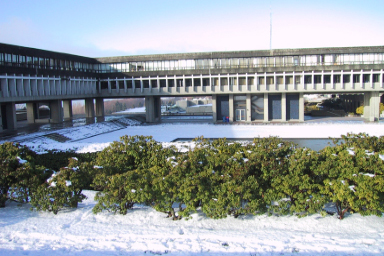
%> input picture cmpt-414/a1/SFU.jpg, 384 x 256 px
$ octave reader.m   (GNU Octave 9; MATLAB toolbox functions it lacks are replaced by stand-ins)
%> lines starting %> are read from the running program, lines starting %| are printed output that depends on the picture; in (x1, y1, x2, y2) boxes, pixels count from 0 and x2, y2 are one past the last pixel; in counts of white or black regions, pixels touching at a corner belong together; the program's own positions count from 1
%%%%%%%%%%%%%%%%%%%%%%%%%%%%%%%%%%%%%%%%%%%%%%%%%%%%%%%%%%%%%%%%%%%%%%%%%%%
% File Name: reader.m
% Description: This script reads in a test image and thresholds it at
%              gray level. You can change the threshold ciThres for
%              different results.
% Environment: Matlab R2007a (may works fine with previous Matlab versions)
% Usage: In Matlab Command Window, type 'reader'.
%%%%%%%%%%%%%%%%%%%%%%%%%%%%%%%%%%%%%%%%%%%%%%%%%%%%%%%%%%%%%%%%%%%%%%%%%%%

% read image
im = imread('SFU.jpg');
%> im is the input picture: size 256x384x3 uint8; mean R, G, B 148.3, 155.4, 156.6

% gray scale, get luminance
im = rgb2gray(im);
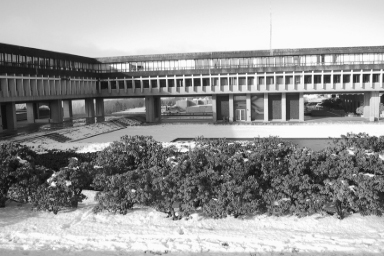
%> im: size 256x384 uint8; min 12, max 254, mean 153.4

% threshold
ciThres = 160;

im2 = zeros(size(im));

% Method 1 -- use loops:
% for i = 1:size(im, 1)
%     for j = 1:size(im, 2)
%         if im(i, j) > ciThres
%             im2(i, j) = 255;
%         else
%             im2(i, j) = 0;
%         end
%     end
% end
%

% Method 2 -- use matrix operation:
%
% "You should try to define steps in the algorithm in terms of matrix
%   manipulations if possible. It is a lot more efficient than iteration."
% [REF] http://www.cs.sfu.ca/CC/414/li/material/work/matlab_tutorial.html
%
  im2(logical(im > ciThres)) = 255;
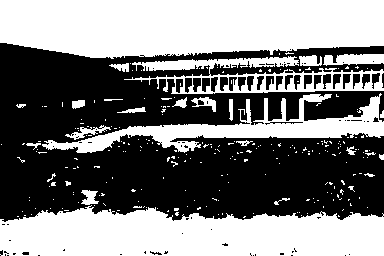
%> im2: size 256x384 double; 48.9% white; 252 white regions (226 under 20 px), largest, box (x1, y1, x2, y2) and area: (0, 0, 384, 59) 19782, (0, 205, 384, 256) 15689, (42, 93, 384, 153) 5926

% show image
imshow(im2);

% save image to file
imwrite(im2, 'SFU_2.bmp', 'bmp');

$ run again, with cmpt-414/a1/boat.tif saved as cmpt-414/a1/SFU.jpg
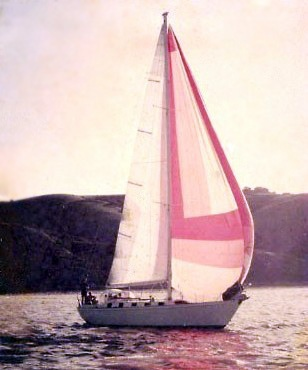
%> input picture cmpt-414/a1/boat.tif, 308 x 370 px
%> im is the input picture: size 370x308x3 uint8; mean R, G, B 197.6, 173.3, 174.3
%> `im = rgb2gray(im);`:
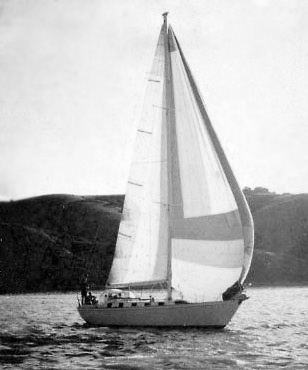
%> im: size 370x308 uint8; min 0, max 255, mean 180.7
%> `im2(logical(im > ciThres)) = 255;`:
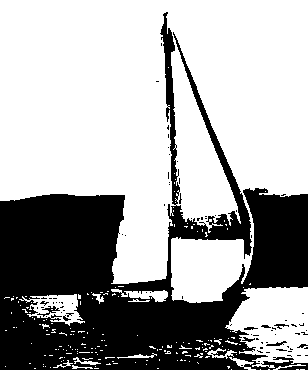
%> im2: size 370x308 double; 66.2% white; 81 black regions (72 under 20 px), largest, box (x1, y1, x2, y2) and area: (0, 12, 308, 370) 38001, (37, 306, 60, 317) 76, (266, 341, 287, 346) 47
